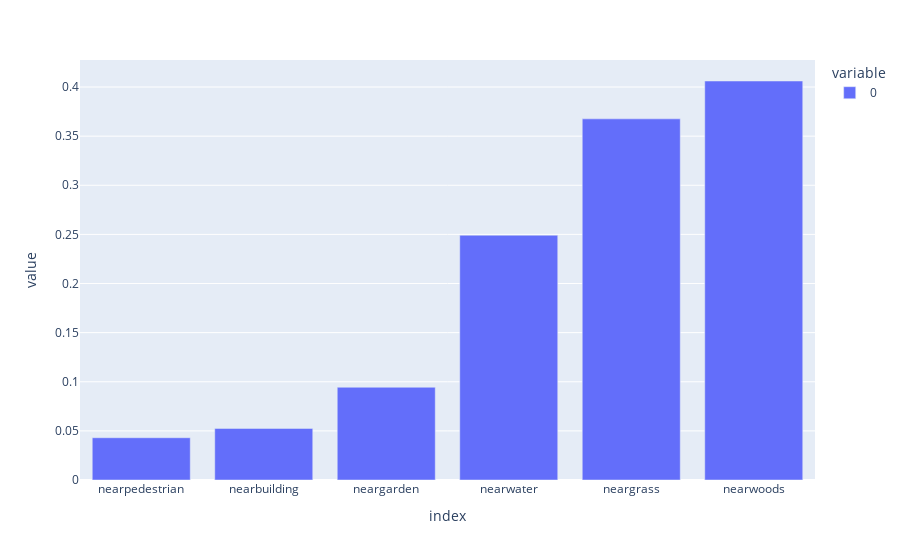

Source (notebook cell):
### Code cell
fig = px.bar(bf_prop.sort_values())
fig.show()

### Figure 1 — Plotly figure (JSON) as saved in the notebook; plotly's stock layout.template omitted (floating-point values rounded to 4 significant figures)
{"data": [{"alignmentgroup": "True", "hovertemplate": "variable=0<br>index=%{x}<br>value=%{y}<extra></extra>", "legendgroup": "0", "marker": {"color": "#636efa", "pattern": {"shape": ""}}, "name": "0", "offsetgroup": "0", "orientation": "v", "showlegend": true, "textposition": "auto", "type": "bar", "x": ["nearpedestrian", "nearbuilding", "neargarden", "nearwater", "neargrass", "nearwoods"], "xaxis": "x", "y": [0.04302, 0.05251, 0.09441, 0.2492, 0.3676, 0.4061], "yaxis": "y"}], "layout": {"barmode": "relative", "legend": {"title": {"text": "variable"}, "tracegroupgap": 0}, "margin": {"t": 60}, "xaxis": {"anchor": "y", "domain": [0, 1], "title": {"text": "index"}}, "yaxis": {"anchor": "x", "domain": [0, 1], "title": {"text": "value"}}}}
